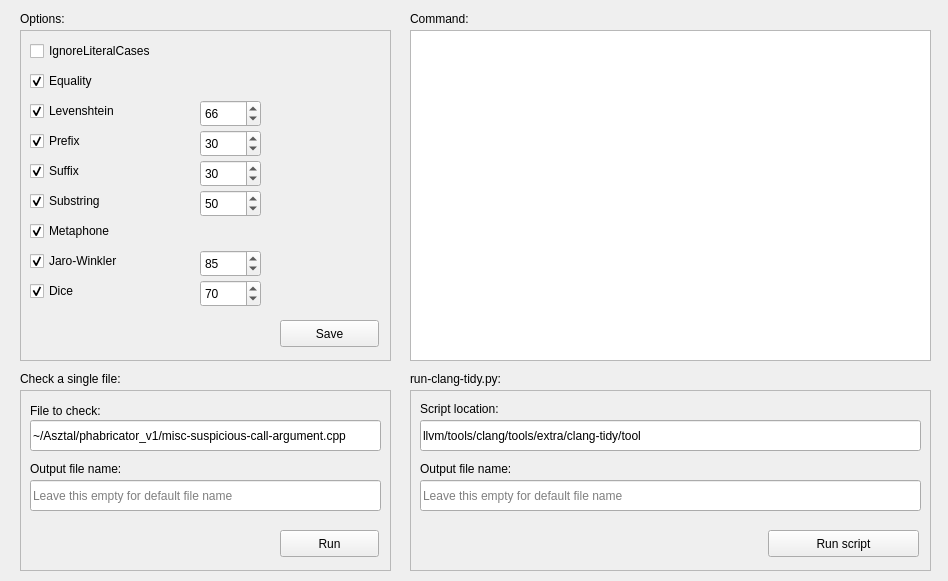
<?xml version="1.0" encoding="UTF-8"?>
<ui version="4.0">
 <class>Widget</class>
 <widget class="QWidget" name="Widget">
  <property name="windowModality">
   <enum>Qt::NonModal</enum>
  </property>
  <property name="geometry">
   <rect>
    <x>0</x>
    <y>0</y>
    <width>948</width>
    <height>581</height>
   </rect>
  </property>
  <property name="sizePolicy">
   <sizepolicy hsizetype="Fixed" vsizetype="Fixed">
    <horstretch>0</horstretch>
    <verstretch>0</verstretch>
   </sizepolicy>
  </property>
  <property name="windowTitle">
   <string>Widget</string>
  </property>
  <widget class="QFrame" name="frame">
   <property name="geometry">
    <rect>
     <x>20</x>
     <y>30</y>
     <width>371</width>
     <height>331</height>
    </rect>
   </property>
   <property name="frameShape">
    <enum>QFrame::StyledPanel</enum>
   </property>
   <property name="frameShadow">
    <enum>QFrame::Raised</enum>
   </property>
   <widget class="QCheckBox" name="diceCheckbox">
    <property name="geometry">
     <rect>
      <x>10</x>
      <y>250</y>
      <width>97</width>
      <height>22</height>
     </rect>
    </property>
    <property name="layoutDirection">
     <enum>Qt::LeftToRight</enum>
    </property>
    <property name="text">
     <string>Dice</string>
    </property>
    <property name="checked">
     <bool>true</bool>
    </property>
   </widget>
   <widget class="QCheckBox" name="levenshteinCheckbox">
    <property name="geometry">
     <rect>
      <x>10</x>
      <y>70</y>
      <width>111</width>
      <height>22</height>
     </rect>
    </property>
    <property name="layoutDirection">
     <enum>Qt::LeftToRight</enum>
    </property>
    <property name="text">
     <string>Levenshtein</string>
    </property>
    <property name="checked">
     <bool>true</bool>
    </property>
   </widget>
   <widget class="QCheckBox" name="prefixCheckbox">
    <property name="geometry">
     <rect>
      <x>10</x>
      <y>100</y>
      <width>97</width>
      <height>22</height>
     </rect>
    </property>
    <property name="layoutDirection">
     <enum>Qt::LeftToRight</enum>
    </property>
    <property name="text">
     <string>Prefix</string>
    </property>
    <property name="checked">
     <bool>true</bool>
    </property>
   </widget>
   <widget class="QCheckBox" name="suffixCheckbox">
    <property name="geometry">
     <rect>
      <x>10</x>
      <y>130</y>
      <width>97</width>
      <height>22</height>
     </rect>
    </property>
    <property name="layoutDirection">
     <enum>Qt::LeftToRight</enum>
    </property>
    <property name="text">
     <string>Suffix</string>
    </property>
    <property name="checked">
     <bool>true</bool>
    </property>
   </widget>
   <widget class="QCheckBox" name="metaphoneCheckbox">
    <property name="geometry">
     <rect>
      <x>10</x>
      <y>190</y>
      <width>111</width>
      <height>22</height>
     </rect>
    </property>
    <property name="layoutDirection">
     <enum>Qt::LeftToRight</enum>
    </property>
    <property name="text">
     <string>Metaphone</string>
    </property>
    <property name="checked">
     <bool>true</bool>
    </property>
   </widget>
   <widget class="QCheckBox" name="equalityCheckbox">
    <property name="geometry">
     <rect>
      <x>10</x>
      <y>40</y>
      <width>97</width>
      <height>22</height>
     </rect>
    </property>
    <property name="layoutDirection">
     <enum>Qt::LeftToRight</enum>
    </property>
    <property name="text">
     <string>Equality</string>
    </property>
    <property name="checked">
     <bool>true</bool>
    </property>
   </widget>
   <widget class="QCheckBox" name="substringCheckbox">
    <property name="geometry">
     <rect>
      <x>10</x>
      <y>160</y>
      <width>97</width>
      <height>22</height>
     </rect>
    </property>
    <property name="layoutDirection">
     <enum>Qt::LeftToRight</enum>
    </property>
    <property name="text">
     <string>Substring</string>
    </property>
    <property name="checked">
     <bool>true</bool>
    </property>
   </widget>
   <widget class="QCheckBox" name="jaroCheckbox">
    <property name="geometry">
     <rect>
      <x>10</x>
      <y>220</y>
      <width>121</width>
      <height>22</height>
     </rect>
    </property>
    <property name="layoutDirection">
     <enum>Qt::LeftToRight</enum>
    </property>
    <property name="text">
     <string>Jaro-Winkler</string>
    </property>
    <property name="checked">
     <bool>true</bool>
    </property>
   </widget>
   <widget class="QCheckBox" name="ignoreLitCheckbox">
    <property name="geometry">
     <rect>
      <x>10</x>
      <y>10</y>
      <width>161</width>
      <height>22</height>
     </rect>
    </property>
    <property name="layoutDirection">
     <enum>Qt::LeftToRight</enum>
    </property>
    <property name="text">
     <string>IgnoreLiteralCases</string>
    </property>
    <property name="checked">
     <bool>false</bool>
    </property>
   </widget>
   <widget class="QSpinBox" name="diceSpinbox">
    <property name="geometry">
     <rect>
      <x>180</x>
      <y>250</y>
      <width>61</width>
      <height>27</height>
     </rect>
    </property>
    <property name="maximum">
     <number>100</number>
    </property>
    <property name="singleStep">
     <number>10</number>
    </property>
    <property name="value">
     <number>70</number>
    </property>
   </widget>
   <widget class="QSpinBox" name="levenshteinSpinbox">
    <property name="geometry">
     <rect>
      <x>180</x>
      <y>70</y>
      <width>61</width>
      <height>27</height>
     </rect>
    </property>
    <property name="maximum">
     <number>100</number>
    </property>
    <property name="singleStep">
     <number>10</number>
    </property>
    <property name="value">
     <number>66</number>
    </property>
   </widget>
   <widget class="QSpinBox" name="prefixSpinbox">
    <property name="geometry">
     <rect>
      <x>180</x>
      <y>100</y>
      <width>61</width>
      <height>27</height>
     </rect>
    </property>
    <property name="maximum">
     <number>100</number>
    </property>
    <property name="singleStep">
     <number>10</number>
    </property>
    <property name="value">
     <number>30</number>
    </property>
   </widget>
   <widget class="QSpinBox" name="suffixSpinbox">
    <property name="geometry">
     <rect>
      <x>180</x>
      <y>130</y>
      <width>61</width>
      <height>27</height>
     </rect>
    </property>
    <property name="maximum">
     <number>100</number>
    </property>
    <property name="singleStep">
     <number>10</number>
    </property>
    <property name="value">
     <number>30</number>
    </property>
   </widget>
   <widget class="QSpinBox" name="substringSpinbox">
    <property name="geometry">
     <rect>
      <x>180</x>
      <y>160</y>
      <width>61</width>
      <height>27</height>
     </rect>
    </property>
    <property name="maximum">
     <number>100</number>
    </property>
    <property name="singleStep">
     <number>10</number>
    </property>
    <property name="value">
     <number>50</number>
    </property>
   </widget>
   <widget class="QSpinBox" name="jaroSpinbox">
    <property name="geometry">
     <rect>
      <x>180</x>
      <y>220</y>
      <width>61</width>
      <height>27</height>
     </rect>
    </property>
    <property name="maximum">
     <number>100</number>
    </property>
    <property name="singleStep">
     <number>10</number>
    </property>
    <property name="value">
     <number>85</number>
    </property>
   </widget>
   <widget class="QPushButton" name="saveButton">
    <property name="geometry">
     <rect>
      <x>260</x>
      <y>290</y>
      <width>99</width>
      <height>27</height>
     </rect>
    </property>
    <property name="text">
     <string>Save</string>
    </property>
   </widget>
  </widget>
  <widget class="QTextBrowser" name="textBrowser">
   <property name="geometry">
    <rect>
     <x>410</x>
     <y>30</y>
     <width>521</width>
     <height>331</height>
    </rect>
   </property>
  </widget>
  <widget class="QLabel" name="label_3">
   <property name="geometry">
    <rect>
     <x>20</x>
     <y>10</y>
     <width>67</width>
     <height>17</height>
    </rect>
   </property>
   <property name="text">
    <string>Options:</string>
   </property>
  </widget>
  <widget class="QLabel" name="label_4">
   <property name="geometry">
    <rect>
     <x>410</x>
     <y>10</y>
     <width>151</width>
     <height>17</height>
    </rect>
   </property>
   <property name="text">
    <string>Command:</string>
   </property>
  </widget>
  <widget class="QFrame" name="frame_2">
   <property name="geometry">
    <rect>
     <x>20</x>
     <y>390</y>
     <width>371</width>
     <height>181</height>
    </rect>
   </property>
   <property name="frameShape">
    <enum>QFrame::StyledPanel</enum>
   </property>
   <property name="frameShadow">
    <enum>QFrame::Raised</enum>
   </property>
   <widget class="QLabel" name="label_2">
    <property name="geometry">
     <rect>
      <x>10</x>
      <y>70</y>
      <width>121</width>
      <height>17</height>
     </rect>
    </property>
    <property name="text">
     <string>Output file name:</string>
    </property>
   </widget>
   <widget class="QPushButton" name="runButton">
    <property name="geometry">
     <rect>
      <x>260</x>
      <y>140</y>
      <width>99</width>
      <height>27</height>
     </rect>
    </property>
    <property name="text">
     <string>Run</string>
    </property>
   </widget>
   <widget class="QLineEdit" name="fileNameEdit">
    <property name="enabled">
     <bool>true</bool>
    </property>
    <property name="geometry">
     <rect>
      <x>10</x>
      <y>90</y>
      <width>351</width>
      <height>31</height>
     </rect>
    </property>
    <property name="toolTip">
     <string/>
    </property>
    <property name="placeholderText">
     <string>Leave this empty for default file name</string>
    </property>
   </widget>
   <widget class="QLineEdit" name="pathEdit">
    <property name="geometry">
     <rect>
      <x>10</x>
      <y>30</y>
      <width>351</width>
      <height>31</height>
     </rect>
    </property>
    <property name="text">
     <string>~/Asztal/phabricator_v1/misc-suspicious-call-argument.cpp</string>
    </property>
   </widget>
   <widget class="QLabel" name="label">
    <property name="geometry">
     <rect>
      <x>10</x>
      <y>10</y>
      <width>91</width>
      <height>21</height>
     </rect>
    </property>
    <property name="text">
     <string>File to check:</string>
    </property>
   </widget>
  </widget>
  <widget class="QLabel" name="label_5">
   <property name="geometry">
    <rect>
     <x>20</x>
     <y>370</y>
     <width>231</width>
     <height>17</height>
    </rect>
   </property>
   <property name="text">
    <string>Check a single file:</string>
   </property>
  </widget>
  <widget class="QFrame" name="frame_3">
   <property name="geometry">
    <rect>
     <x>410</x>
     <y>390</y>
     <width>521</width>
     <height>181</height>
    </rect>
   </property>
   <property name="frameShape">
    <enum>QFrame::StyledPanel</enum>
   </property>
   <property name="frameShadow">
    <enum>QFrame::Raised</enum>
   </property>
   <widget class="QLineEdit" name="scriptLocationEdit">
    <property name="geometry">
     <rect>
      <x>10</x>
      <y>30</y>
      <width>501</width>
      <height>31</height>
     </rect>
    </property>
    <property name="text">
     <string>llvm/tools/clang/tools/extra/clang-tidy/tool</string>
    </property>
   </widget>
   <widget class="QLabel" name="label_7">
    <property name="geometry">
     <rect>
      <x>10</x>
      <y>10</y>
      <width>111</width>
      <height>17</height>
     </rect>
    </property>
    <property name="text">
     <string>Script location:</string>
    </property>
   </widget>
   <widget class="QLabel" name="label_8">
    <property name="geometry">
     <rect>
      <x>10</x>
      <y>70</y>
      <width>121</width>
      <height>17</height>
     </rect>
    </property>
    <property name="text">
     <string>Output file name:</string>
    </property>
   </widget>
   <widget class="QLineEdit" name="scriptFilenameEdit">
    <property name="enabled">
     <bool>true</bool>
    </property>
    <property name="geometry">
     <rect>
      <x>10</x>
      <y>90</y>
      <width>501</width>
      <height>31</height>
     </rect>
    </property>
    <property name="toolTip">
     <string/>
    </property>
    <property name="placeholderText">
     <string>Leave this empty for default file name</string>
    </property>
   </widget>
   <widget class="QPushButton" name="runScriptButton">
    <property name="geometry">
     <rect>
      <x>358</x>
      <y>140</y>
      <width>151</width>
      <height>27</height>
     </rect>
    </property>
    <property name="text">
     <string>Run script</string>
    </property>
   </widget>
  </widget>
  <widget class="QLabel" name="label_6">
   <property name="geometry">
    <rect>
     <x>410</x>
     <y>370</y>
     <width>231</width>
     <height>17</height>
    </rect>
   </property>
   <property name="text">
    <string>run-clang-tidy.py:</string>
   </property>
  </widget>
 </widget>
 <layoutdefault spacing="6" margin="11"/>
 <resources/>
 <connections/>
</ui>
